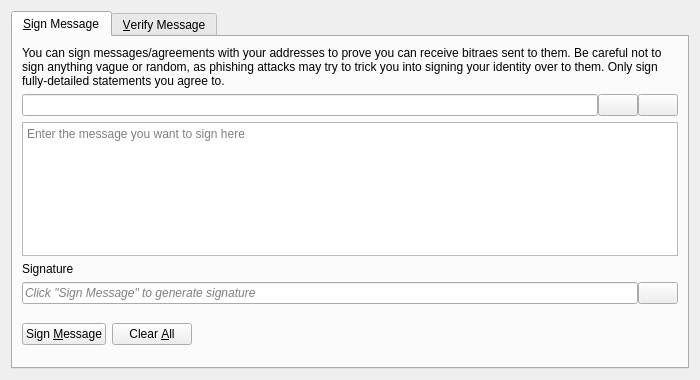
<?xml version="1.0" encoding="UTF-8"?>
<ui version="4.0">
 <class>SignVerifyMessageDialog</class>
 <widget class="QDialog" name="SignVerifyMessageDialog">
  <property name="geometry">
   <rect>
    <x>0</x>
    <y>0</y>
    <width>700</width>
    <height>380</height>
   </rect>
  </property>
  <property name="windowTitle">
   <string>Signatures - Sign / Verify a Message</string>
  </property>
  <property name="modal">
   <bool>true</bool>
  </property>
  <layout class="QVBoxLayout" name="verticalLayout">
   <item>
    <widget class="QTabWidget" name="tabWidget">
     <property name="currentIndex">
      <number>0</number>
     </property>
     <widget class="QWidget" name="tabSignMessage">
      <attribute name="title">
       <string>&amp;Sign Message</string>
      </attribute>
      <layout class="QVBoxLayout" name="verticalLayout_SM">
       <item>
        <widget class="QLabel" name="infoLabel_SM">
         <property name="text">
          <string>You can sign messages/agreements with your addresses to prove you can receive bitraes sent to them. Be careful not to sign anything vague or random, as phishing attacks may try to trick you into signing your identity over to them. Only sign fully-detailed statements you agree to.</string>
         </property>
         <property name="textFormat">
          <enum>Qt::PlainText</enum>
         </property>
         <property name="wordWrap">
          <bool>true</bool>
         </property>
        </widget>
       </item>
       <item>
        <layout class="QHBoxLayout" name="horizontalLayout_1_SM">
         <property name="spacing">
          <number>0</number>
         </property>
         <item>
          <widget class="QValidatedLineEdit" name="addressIn_SM">
           <property name="toolTip">
            <string>The Bitrae address to sign the message with</string>
           </property>
          </widget>
         </item>
         <item>
          <widget class="QPushButton" name="addressBookButton_SM">
           <property name="toolTip">
            <string>Choose previously used address</string>
           </property>
           <property name="text">
            <string/>
           </property>
           <property name="icon">
            <iconset resource="../bitcoin.qrc">
             <normaloff>:/icons/address-book</normaloff>:/icons/address-book</iconset>
           </property>
           <property name="shortcut">
            <string>Alt+A</string>
           </property>
           <property name="autoDefault">
            <bool>false</bool>
           </property>
          </widget>
         </item>
         <item>
          <widget class="QPushButton" name="pasteButton_SM">
           <property name="toolTip">
            <string>Paste address from clipboard</string>
           </property>
           <property name="text">
            <string/>
           </property>
           <property name="icon">
            <iconset resource="../bitcoin.qrc">
             <normaloff>:/icons/editpaste</normaloff>:/icons/editpaste</iconset>
           </property>
           <property name="shortcut">
            <string>Alt+P</string>
           </property>
           <property name="autoDefault">
            <bool>false</bool>
           </property>
          </widget>
         </item>
        </layout>
       </item>
       <item>
        <widget class="QPlainTextEdit" name="messageIn_SM">
         <property name="toolTip">
          <string>Enter the message you want to sign here</string>
         </property>
         <property name="placeholderText">
          <string>Enter the message you want to sign here</string>
         </property>
        </widget>
       </item>
       <item>
        <widget class="QLabel" name="signatureLabel_SM">
         <property name="text">
          <string>Signature</string>
         </property>
         <property name="textFormat">
          <enum>Qt::PlainText</enum>
         </property>
        </widget>
       </item>
       <item>
        <layout class="QHBoxLayout" name="horizontalLayout_2_SM">
         <property name="spacing">
          <number>0</number>
         </property>
         <item>
          <widget class="QLineEdit" name="signatureOut_SM">
           <property name="placeholderText">
            <string>Click "Sign Message" to generate signature</string>
           </property>
           <property name="font">
            <font>
             <italic>true</italic>
            </font>
           </property>
           <property name="readOnly">
            <bool>true</bool>
           </property>
          </widget>
         </item>
         <item>
          <widget class="QPushButton" name="copySignatureButton_SM">
           <property name="toolTip">
            <string>Copy the current signature to the system clipboard</string>
           </property>
           <property name="text">
            <string/>
           </property>
           <property name="icon">
            <iconset resource="../bitcoin.qrc">
             <normaloff>:/icons/editcopy</normaloff>:/icons/editcopy</iconset>
           </property>
           <property name="autoDefault">
            <bool>false</bool>
           </property>
          </widget>
         </item>
        </layout>
       </item>
       <item>
        <layout class="QHBoxLayout" name="horizontalLayout_3_SM">
         <item>
          <widget class="QPushButton" name="signMessageButton_SM">
           <property name="toolTip">
            <string>Sign the message to prove you own this Bitrae address</string>
           </property>
           <property name="text">
            <string>Sign &amp;Message</string>
           </property>
           <property name="icon">
            <iconset resource="../bitcoin.qrc">
             <normaloff>:/icons/edit</normaloff>:/icons/edit</iconset>
           </property>
           <property name="autoDefault">
            <bool>false</bool>
           </property>
          </widget>
         </item>
         <item>
          <widget class="QPushButton" name="clearButton_SM">
           <property name="toolTip">
            <string>Reset all sign message fields</string>
           </property>
           <property name="text">
            <string>Clear &amp;All</string>
           </property>
           <property name="icon">
            <iconset resource="../bitcoin.qrc">
             <normaloff>:/icons/remove</normaloff>:/icons/remove</iconset>
           </property>
           <property name="autoDefault">
            <bool>false</bool>
           </property>
          </widget>
         </item>
         <item>
          <spacer name="horizontalSpacer_1_SM">
           <property name="orientation">
            <enum>Qt::Horizontal</enum>
           </property>
           <property name="sizeHint" stdset="0">
            <size>
             <width>40</width>
             <height>48</height>
            </size>
           </property>
          </spacer>
         </item>
         <item>
          <widget class="QLabel" name="statusLabel_SM">
           <property name="font">
            <font>
             <weight>75</weight>
             <bold>true</bold>
            </font>
           </property>
           <property name="text">
            <string/>
           </property>
           <property name="wordWrap">
            <bool>true</bool>
           </property>
          </widget>
         </item>
         <item>
          <spacer name="horizontalSpacer_2_SM">
           <property name="orientation">
            <enum>Qt::Horizontal</enum>
           </property>
           <property name="sizeHint" stdset="0">
            <size>
             <width>40</width>
             <height>48</height>
            </size>
           </property>
          </spacer>
         </item>
        </layout>
       </item>
      </layout>
     </widget>
     <widget class="QWidget" name="tabVerifyMessage">
      <attribute name="title">
       <string>&amp;Verify Message</string>
      </attribute>
      <layout class="QVBoxLayout" name="verticalLayout_VM">
       <item>
        <widget class="QLabel" name="infoLabel_VM">
         <property name="text">
          <string>Enter the receiver's address, message (ensure you copy line breaks, spaces, tabs, etc. exactly) and signature below to verify the message. Be careful not to read more into the signature than what is in the signed message itself, to avoid being tricked by a man-in-the-middle attack. Note that this only proves the signing party receives with the address, it cannot prove sendership of any transaction!</string>
         </property>
         <property name="textFormat">
          <enum>Qt::PlainText</enum>
         </property>
         <property name="alignment">
          <set>Qt::AlignLeading|Qt::AlignLeft|Qt::AlignTop</set>
         </property>
         <property name="wordWrap">
          <bool>true</bool>
         </property>
        </widget>
       </item>
       <item>
        <layout class="QHBoxLayout" name="horizontalLayout_1_VM">
         <property name="spacing">
          <number>0</number>
         </property>
         <item>
          <widget class="QValidatedLineEdit" name="addressIn_VM">
           <property name="toolTip">
            <string>The Bitrae address the message was signed with</string>
           </property>
          </widget>
         </item>
         <item>
          <widget class="QPushButton" name="addressBookButton_VM">
           <property name="toolTip">
            <string>Choose previously used address</string>
           </property>
           <property name="text">
            <string/>
           </property>
           <property name="icon">
            <iconset resource="../bitcoin.qrc">
             <normaloff>:/icons/address-book</normaloff>:/icons/address-book</iconset>
           </property>
           <property name="shortcut">
            <string>Alt+A</string>
           </property>
           <property name="autoDefault">
            <bool>false</bool>
           </property>
          </widget>
         </item>
        </layout>
       </item>
       <item>
        <widget class="QPlainTextEdit" name="messageIn_VM">
          <property name="toolTip">
            <string>The signed message to verify</string>
          </property>
          <property name="placeholderText">
            <string>The signed message to verify</string>
          </property>
        </widget>
       </item>
       <item>
        <widget class="QValidatedLineEdit" name="signatureIn_VM">
          <property name="toolTip">
            <string>The signature given when the message was signed</string>
          </property>
          <property name="placeholderText">
            <string>The signature given when the message was signed</string>
          </property>
        </widget>
       </item>
       <item>
        <layout class="QHBoxLayout" name="horizontalLayout_2_VM">
         <item>
          <widget class="QPushButton" name="verifyMessageButton_VM">
           <property name="toolTip">
            <string>Verify the message to ensure it was signed with the specified Bitrae address</string>
           </property>
           <property name="text">
            <string>Verify &amp;Message</string>
           </property>
           <property name="icon">
            <iconset resource="../bitcoin.qrc">
             <normaloff>:/icons/transaction_0</normaloff>:/icons/transaction_0</iconset>
           </property>
           <property name="autoDefault">
            <bool>false</bool>
           </property>
          </widget>
         </item>
         <item>
          <widget class="QPushButton" name="clearButton_VM">
           <property name="toolTip">
            <string>Reset all verify message fields</string>
           </property>
           <property name="text">
            <string>Clear &amp;All</string>
           </property>
           <property name="icon">
            <iconset resource="../bitcoin.qrc">
             <normaloff>:/icons/remove</normaloff>:/icons/remove</iconset>
           </property>
           <property name="autoDefault">
            <bool>false</bool>
           </property>
          </widget>
         </item>
         <item>
          <spacer name="horizontalSpacer_1_VM">
           <property name="orientation">
            <enum>Qt::Horizontal</enum>
           </property>
           <property name="sizeHint" stdset="0">
            <size>
             <width>40</width>
             <height>48</height>
            </size>
           </property>
          </spacer>
         </item>
         <item>
          <widget class="QLabel" name="statusLabel_VM">
           <property name="font">
            <font>
             <weight>75</weight>
             <bold>true</bold>
            </font>
           </property>
           <property name="text">
            <string/>
           </property>
           <property name="wordWrap">
            <bool>true</bool>
           </property>
          </widget>
         </item>
         <item>
          <spacer name="horizontalSpacer_2_VM">
           <property name="orientation">
            <enum>Qt::Horizontal</enum>
           </property>
           <property name="sizeHint" stdset="0">
            <size>
             <width>40</width>
             <height>48</height>
            </size>
           </property>
          </spacer>
         </item>
        </layout>
       </item>
      </layout>
     </widget>
    </widget>
   </item>
  </layout>
 </widget>
 <customwidgets>
  <customwidget>
   <class>QValidatedLineEdit</class>
   <extends>QLineEdit</extends>
   <header>qt/qvalidatedlineedit.h</header>
  </customwidget>
 </customwidgets>
 <resources>
  <include location="../bitcoin.qrc"/>
 </resources>
 <connections/>
</ui>
